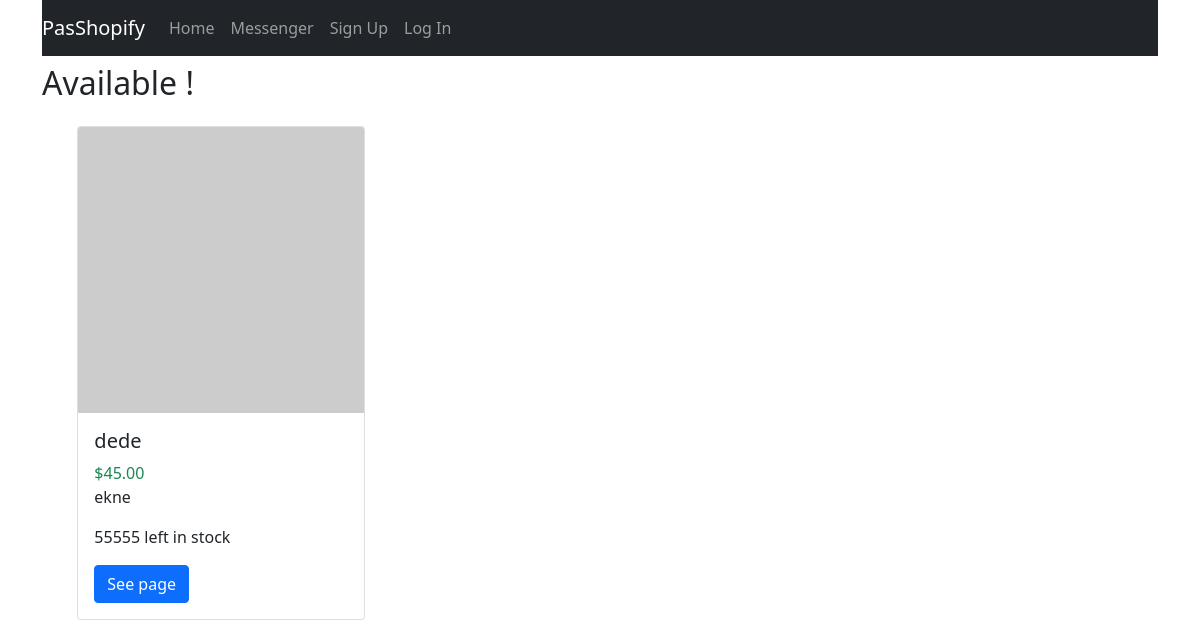
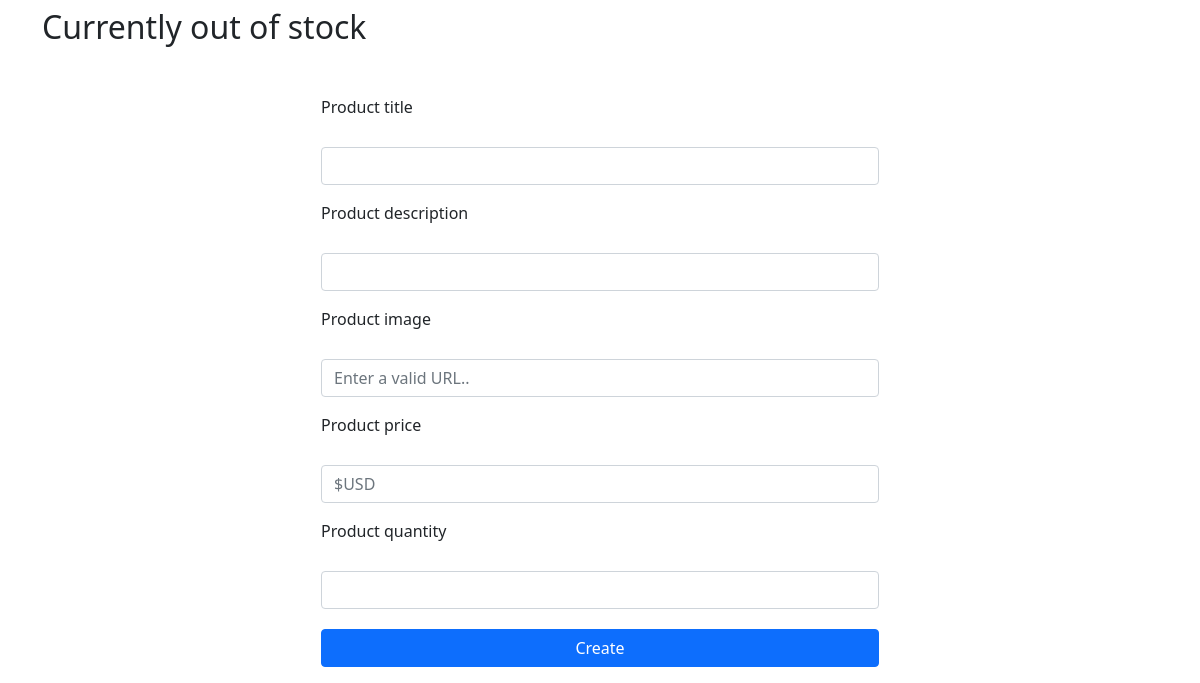
The app's page /, older data (2 pictures, top to bottom).
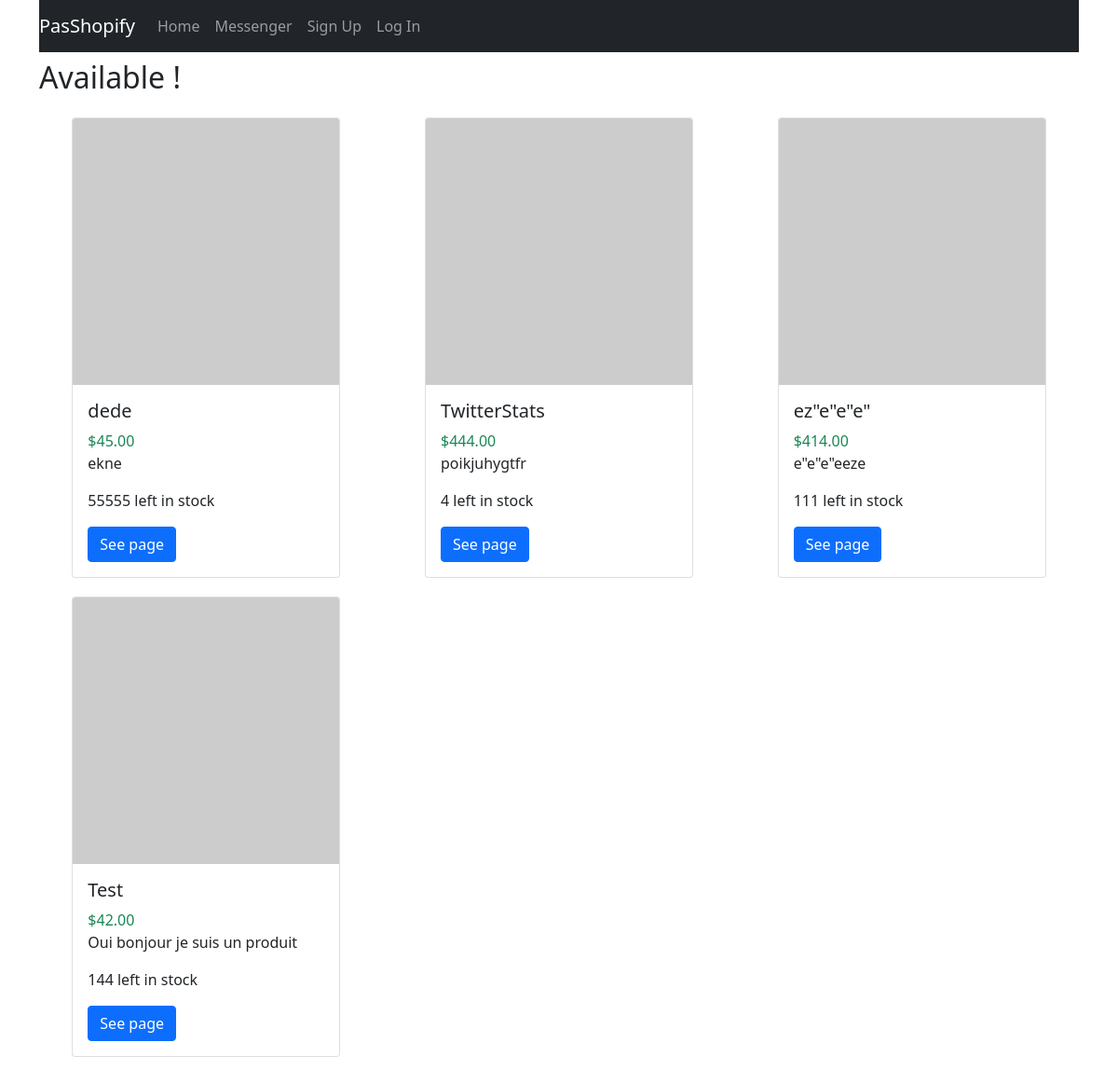
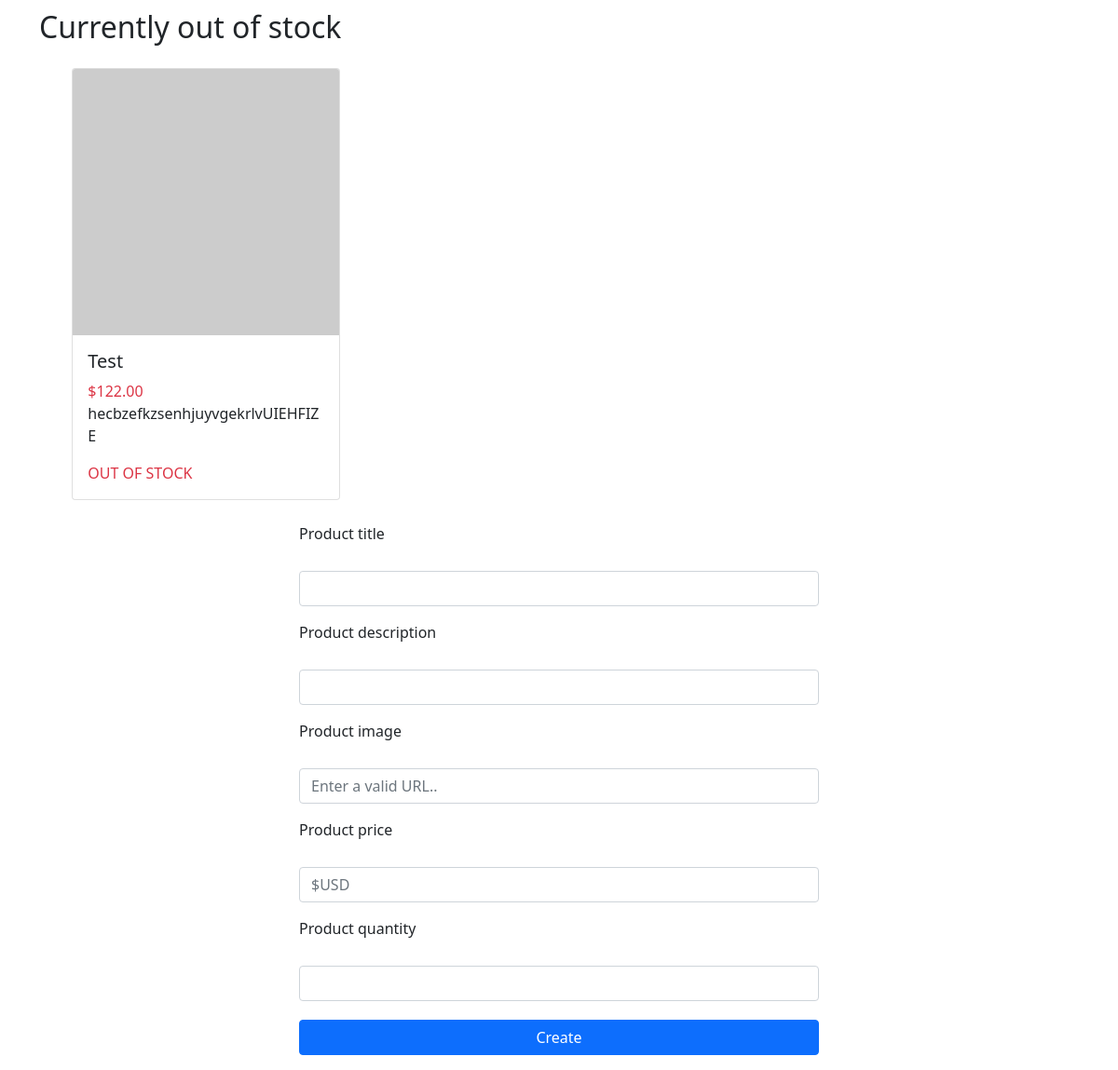
The same page, newer data (2 pictures, top to bottom).
### rendu/models.py (models this page shows, shortened)
class Product(models.Model):
    title = models.CharField(max_length=200)
    image = models.URLField(max_length=500)
    description = models.CharField(max_length=1000)
    price = models.DecimalField(max_digits=5, decimal_places=2)
    quantity = models.IntegerField()

### rendu/views.py (the view)
# urls.py: path('', views.index, name='index'),
def index(request):
    products = Product.objects.all()
    return render(request, 'index.html', {'products': products})

### rendu/templates/index.html (shortened to what this page needs)
{% extends 'base.html' %}
{% block content %}
<h2 class="mt-2">Available !</h2>
<section class="product-grid my-4">
    {% for product in products %}
    {% if product.quantity > 0 %}
    <div class="card m-auto" style="width: 18rem;">
        <img src="{{product.image}}" class="card-img-top">
        <div class="card-body">
            <h5 class="card-title">{{product.title}}</h5>
            <span class="card-title text-success">${{product.price}}</span>
            <p class="card-text">{{product.description}}</p>
            <p>{{product.quantity}} left in stock</p>
            <a href="/{{product.id}}" class="btn btn-primary">See page</a>
        </div>
    </div>
    {%endif%}
    {% endfor %}
</section>
<h2>Currently out of stock</h2>
<section class="product-grid my-4">
    {% for product in products %}
    {% if product.quantity <= 0 %}
    <div class="card m-auto" style="width: 18rem;">
        <img src="{{product.image}}" class="card-img-top">
        <div class="card-body">
            <h5 class="card-title">{{product.title}}</h5>
            <span class="card-title text-danger">${{product.price}}</span>
            <p class="card-text">{{product.description}}</p>
            <span class="card-title text-danger">OUT OF STOCK</span>
        </div>
    </div>
    {%endif%}
    {% endfor %}
</section>
<form action="create" method="post">
    <div class="mb-3">
        <label for="p-title" class="form-label">Product title</label>
        <input type="text" class="form-control" id="p-title" name="title">
    </div>
    <div class="mb-3">
        <label for="p-desc" class="form-label">Product description</label>
        <input type="text" class="form-control" id="p-desc" name="description">
    </div>
    <div class="mb-3">
        <label for="p-image" class="form-label">Product image</label>
        <input type="text" class="form-control" id="p-image" name="image" placeholder="Enter a valid URL..">
    </div>
    <div class="mb-3">
        <label for="p-price" class="form-label">Product price</label>
        <input type="number" placeholder="$USD" class="form-control" id="p-price" name="price" min="0">
    </div>
    <div class="mb-3">
        <label for="p-quantity" class="form-label">Product quantity</label>
        <input type="number" class="form-control" id="p-quantity" name="quantity" min="0">
        <button type="submit" class="btn btn-primary">Create</button>
    </div>
</form>
{% endblock %}

### templates/base.html (shortened to what this page needs)
<!doctype html>
<html lang="en">
<head>
    <link href="https://cdn.jsdelivr.net/npm/bootstrap@5.0.2/dist/css/bootstrap.min.css" rel="stylesheet">
</head>
<body>
<div class="container">
    <nav class="navbar navbar-expand-lg navbar-dark bg-dark">
        <a class="navbar-brand" href="/">PasShopify</a>
        <div class="collapse navbar-collapse" id="navbarNavAltMarkup">
            <div class="navbar-nav">
                <a class="nav-item nav-link" href="/">Home</a>
                <a class="nav-item nav-link" href="/messenger">Messenger</a>
            </div>
            {% if user.is_authenticated %}
                <div class="navbar-nav">
                    <a class="nav-item nav-link" href="/auth/logout">Log Out</a>
                </div>
                <span class="navbar-text">
                    {{ user.get_username }}
                </span>
            {% else %}
                <div class="navbar-nav">
                    <a class="nav-item nav-link" href="/auth/signup">Sign Up</a>
                    <a class="nav-item nav-link" href="/auth/login">Log In</a>
                </div>
            {% endif %}
        </div>
    </nav>
    {% block content %}
    {% endblock %}
</div>
</body>
</html>

Row changes from the older to the newer data that the page shows:
added Product: title "TwitterStats", price "444.00", description "poikjuhygtfr", quantity "4", shown under "Available !"
added Product: title "ez\"e\"e\"e\"", price "414.00", description "e\"e\"e\"eeze", quantity "111", shown under "Available !"
added Product: title "Test", price "42.00", description "Oui bonjour je suis un produit", quantity "144", shown under "Available !"
added Product: quantity 0 (drawn), title "Test", price "122.00", description "hecbzefkzsenhjuyvgekrlvUIEHFIZE", shown under "Currently out of stock"
